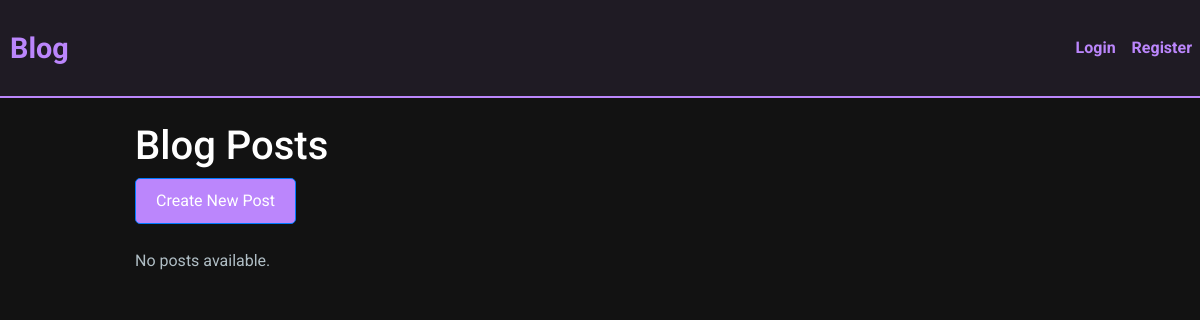
The app's page /home, older data.
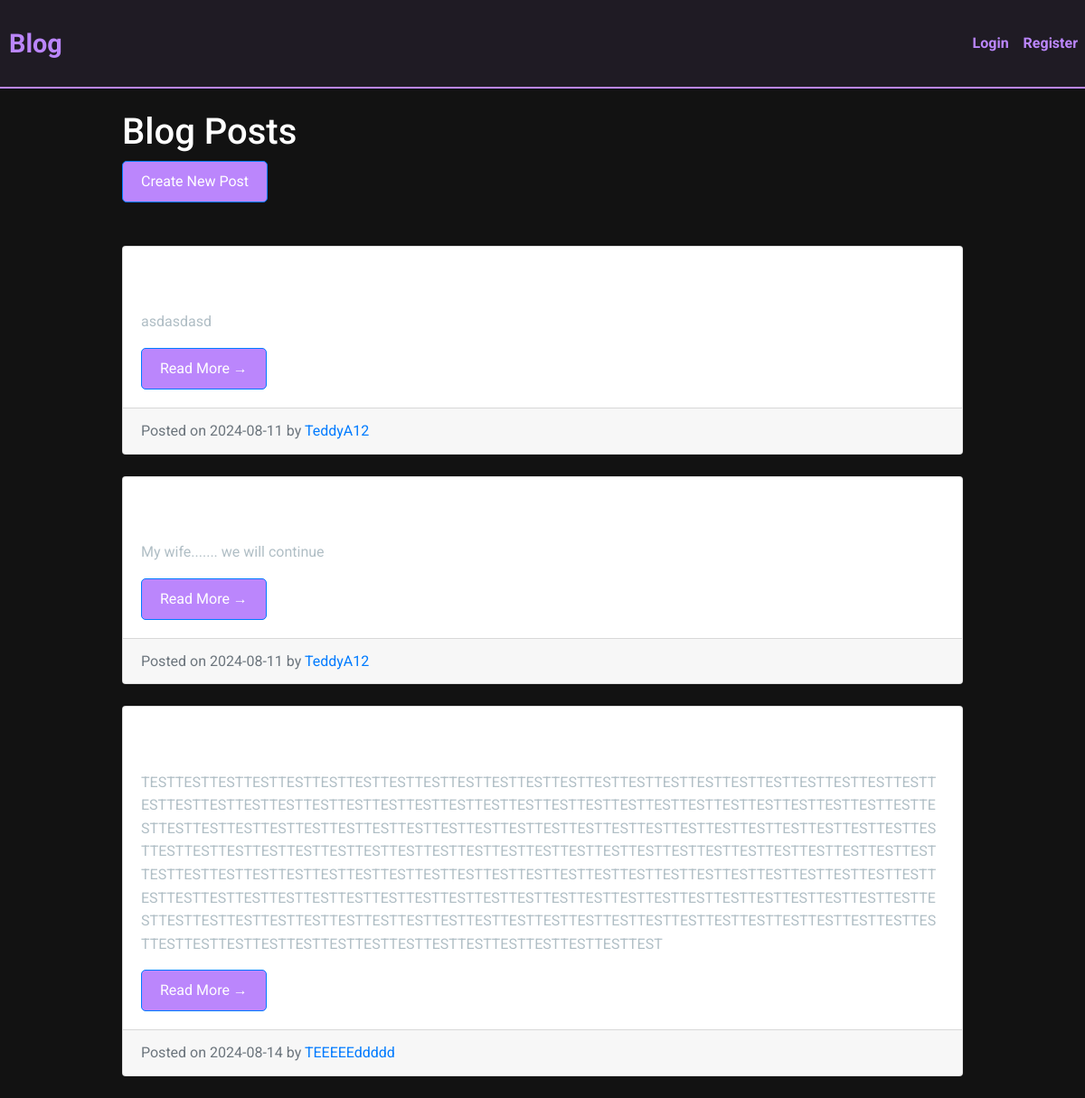
The same page, newer data.
### model.py (models this page shows, shortened)
class Post(db.Model):  # Inherit from db.Model
    id = db.Column(db.Integer, primary_key=True)  # Primary key column
    title = db.Column(db.String(100), nullable=False)  # Title column, not null
    date_posted = db.Column(db.DateTime, nullable=False, default=datetime.utcnow)  # Date posted column, default value is current time
    content = db.Column(db.Text, nullable=False)  # Content column, not null
    user_id = db.Column(db.Integer, db.ForeignKey('user.id'), nullable=False)  # Foreign key column, references User table

class User(db.Model, UserMixin):  # Inherit from db.Model and UserMixin
    id = db.Column(db.Integer, primary_key=True)  # Primary key column
    username = db.Column(db.String(20), unique=True, nullable=False)  # Username column, must be unique and not null
    email = db.Column(db.String(120), unique=True, nullable=False)  # Email column, must be unique and not null
    image_file = db.Column(db.String(20), nullable=False, default='default.jpg')  # Image file column, default value is 'default.jpg'
    date_joined = db.Column(db.DateTime, nullable=False, default=datetime.utcnow)
    password = db.Column(db.String(60), nullable=False)  # Password column, not null
    posts = db.relationship('Post', backref='author', lazy=True)  # One-to-many relationship with Post
    is_admin = db.Column(db.Boolean, default=False)  # New field

### app.py (the view)
@app.route('/')
@app.route('/home')
def home():
    posts = Post.query.all()  # Retrieve all posts from the database
    return render_template('home.html', posts=posts)

### templates/home.html (shortened to what this page needs)
{% extends "base.html" %}
{% block content %}
<h1 class="mt-4">Blog Posts</h1>
<a class="btn btn-primary mb-4" href="{{ url_for('new_post') }}">Create New Post</a>
{% if posts %}
    <form method="POST" action="">
    {% for post in posts %}
        <div class="card my-4">
            <div class="card-body">
                <h2 class="card-title">{{ post.title }}</h2>
                <p class="card-text">{{ post.content }}</p>
                <a href="{{ url_for('post', post_id=post.id) }}" class="btn btn-primary">Read More &rarr;</a>
            </div>
            <div class="card-footer text-muted">
                Posted on {{ post.date_posted.strftime('%Y-%m-%d') }} by <a href="#">{{ post.author.username }}</a>
            </div>
        </div>
    {% endfor %}
    </form>
{% else %}
    <p>No posts available.</p>
{% endif %}
{% endblock %}

### templates/base.html (shortened to what this page needs)
<!DOCTYPE html>
<html lang="en">
<head>
    <link href="https://stackpath.bootstrapcdn.com/bootstrap/4.5.2/css/bootstrap.min.css" rel="stylesheet">
    <link rel="stylesheet" href="{{ url_for('static', filename='style.css') }}">
</head>
<body>
    <nav class="navbar navbar-expand-lg">
        <a class="navbar-brand" href="{{ url_for('home') }}">Blog</a>
        <div class="collapse navbar-collapse" id="navbarNav">
            <ul class="navbar-nav ml-auto">
                {% if current_user.is_authenticated %}
                    <li class="nav-item">
                        <a class="nav-link" href="{{ url_for('account') }}">Account</a>
                    </li>
                    <li class="nav-item">
                        <a class="nav-link" href="{{ url_for('logout') }}">Logout</a>
                    </li>
                {% else %}
                    <li class="nav-item">
                        <a class="nav-link" href="{{ url_for('login') }}">Login</a>
                    </li>
                    <li class="nav-item">
                        <a class="nav-link" href="{{ url_for('register') }}">Register</a>
                    </li>
                {% endif %}
            </ul>
        </div>
    </nav>
    <div class="container">
        {% block content %}{% endblock %}
    </div>
</body>
</html>

### static/style.css (style rules this page uses)
body { font-family: 'Roboto', sans-serif; background-color: #121212; color: #FFFFFF; margin: 0; padding: 0; line-height: 1.6; }
.container { width: 80%; margin: auto; overflow: hidden; }
h1, h2, h3 { color: #FFFFFF; }
p { color: #B0BEC5; }
.navbar { background: #1F1B24; color: #FFFFFF; padding: 15px 0; border-bottom: 2px solid #BB86FC; }
.navbar a { color: #BB86FC; text-decoration: none; padding: 10px; font-weight: bold; transition: color 0.3s ease; }
.navbar-brand { font-size: 1.8em; }
.btn { display: inline-block; background: #BB86FC; color: #FFFFFF; padding: 10px 20px; border-radius: 5px; text-decoration: none; transition: background 0.3s ease; }
a, button, .btn { transition: all 0.3s ease; }

Row changes from the older to the newer data that the page shows:
added Post: content "asdasdasd", date_posted "2024-08-11", author.username "TeddyA12"
added Post: content "My wife....... we will continue", date_posted "2024-08-11", author.username "TeddyA12"
added Post: content "TESTTESTTESTTESTTESTTESTTESTTESTTESTTESTTESTTESTTESTTESTTESTTESTTESTTESTTESTTESTTESTTESTTESTTESTTESTTESTTESTTESTTESTTESTTESTTESTTESTTESTTESTTESTTESTTESTTESTTESTTESTTESTTESTTESTTESTTESTTESTTESTTESTTESTTESTTESTTESTTESTTESTTESTTESTTESTTESTTESTTESTTESTTESTTESTTESTTESTTESTTESTTESTTESTTESTTESTTESTTESTTESTTESTTESTTESTTESTTESTTESTTESTTESTTESTTESTTESTTESTTESTTESTTESTTESTTESTTESTTESTTESTTESTTESTTESTTESTTESTTESTTESTTESTTESTTESTTESTTESTTESTTESTTESTTESTTESTTESTTESTTESTTESTTESTTESTTESTTESTTESTTESTTESTTESTTESTTESTTESTTESTTESTTESTTESTTESTTESTTESTTESTTESTTESTTESTTESTTESTTESTTESTTESTTESTTESTTESTTESTTESTTESTTESTTESTTESTTESTTESTTESTTESTTESTTESTTESTTESTTESTTESTTESTTESTTESTTESTTESTTESTTESTTESTTESTTESTTESTTESTTEST…", date_posted "2024-08-14", author.username "TEEEEEddddd"
Text that changed along with them:
text no longer shown: "No posts available."
